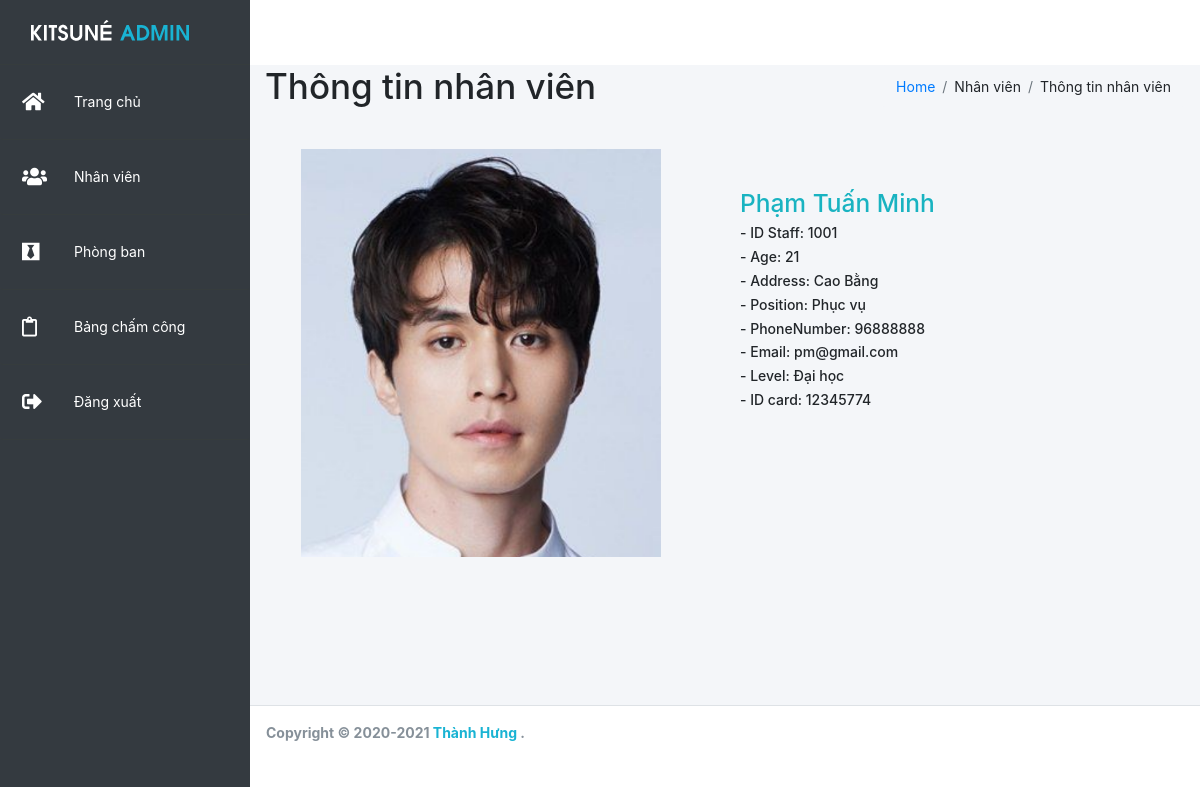
The page /admin/detailStaff.php?id=1001 on the database its author committed.
### tables this page shows
CREATE TABLE `employee` (
  `nv_id` int(50) NOT NULL,
  `nv_image` varchar(50) NOT NULL,
  `nv_fullname` varchar(50) NOT NULL,
  `nv_age` int(50) NOT NULL,
  `nv_numberphone` int(50) NOT NULL,
  `nv_address` varchar(50) NOT NULL,
  `nv_position` int(50) NOT NULL,
  `nv_salary` int(50) NOT NULL,
  `nv_level` varchar(50) NOT NULL,
  `nv_email` varchar(50) NOT NULL,
  `nv_cccd` int(50) NOT NULL,
  `nv_rate` float NOT NULL
);

CREATE TABLE `position` (
  `pos_id` int(50) NOT NULL,
  `pos_name` varchar(50) NOT NULL,
  `pos_sl` int(20) NOT NULL
);

### admin/includes/dbhelp.php (called while the page is built, shortened)
<?php
function executeResult($sql) {
    $conn = mysqli_connect(HOST, USERNAME, PASSWORD, DATABASE);
    $resultset = mysqli_query($conn, $sql);
    $list      = [];
    while ($row = mysqli_fetch_array($resultset, 1)) {
        $list[] = $row;
    }
    return $list;
}
?>

### admin/detailStaff.php (the view, shortened to what this page needs)
<?php
    require_once('./includes/dbhelp.php');
 ?>
<!DOCTYPE html>
<html lang="en">
<head>
    <link rel="stylesheet" href="https://maxcdn.bootstrapcdn.com/bootstrap/4.1.3/css/bootstrap.min.css">
    <link href="https://use.fontawesome.com/releases/v5.0.4/css/all.css" rel="stylesheet">
    <link href="../asset/style.css" rel="stylesheet">
    <link href="../asset/reponsive.css" rel="stylesheet">
</head>
<body>
    <div class="wrapper">
        <div class="header">
            <nav class="navbar navbar-expand navbar-light navbar-white">
                <div class="sidebar">
                    <ul class="nav nav-pills flex-column" >
                        <li class="nav-item">
                            <a href="home.php" class="brand">
                                <img class="brand-img img-circle" src="../asset/img/logo.png" >
                            </a>
                        </li>
                        <li class="nav-item">
                            <a href="home.php" class="nav-link">
                                <span class="icon">
                                    <i class="fas fa-home"></i>
                                </span>
                                <p class="title">Trang chủ</p>
                            </a>
                        </li>
                        <li class="nav-item">
                            <a href="nhanvien.php" class="nav-link">
                                <span class="icon">
                                    <i class="fas fa-users"></i>
                                </span>
                                <p class="title">Nhân viên</p>
                            </a>
                        </li>
                        <li class="nav-item">
                            <a href="phongban.php" class="nav-link">
                                <span class="icon">
                                    <i class="fab fa-black-tie"></i>
                                </span>
                                <p class="title">Phòng ban</p>
                            </a>
                        </li>
                        <li class="nav-item">
                            <a href="chamcong.php" class="nav-link">
                                <span class="icon">
                                    <i class="far fa-clipboard "></i>
                                </span>
                                <p class="title">Bảng chấm công</p>
                            </a>
                        </li>
                        <li class="nav-item">
                            <a href="loginForm.php" class="nav-link">
                                <span class="icon">
                                    <i class="fas fa-sign-out-alt"></i>
                                </span>
                                <p class="title">Đăng xuất</p>
                            </a>
                        </li>
                    </ul>
                </div>
            </nav>
        </div>
        <div class="content-wrapper" style="min-height: 640px;">
            <div class="content-header">
                <div class="container-fluid">
                    <div class="row">
                        <div class="col-sm-6">
                            <h1>Thông tin nhân viên</h1>
                        </div>
                        <div class="col-sm-6">
                            <ol class="breadcrumb float-sm-right">
                                <li class="breadcrumb-item">
                                    <a href="#">Home</a>
                                </li>
                                <li class="breadcrumb-item">Nhân viên</li>
                                <li class="breadcrumb-item">Thông tin nhân viên</li>
                            </ol>
                        </div>
                    </div>
                </div>
            </div>
        <?php
        $id = '';
        if (isset($_GET['id'])) {
            $id          = $_GET['id'];
            $sql         = 'SELECT * FROM employee LEFT JOIN position ON position.pos_id=employee.nv_position where nv_id = '.$id;
            $staffList = executeResult($sql);
        if ($staffList != null && count($staffList) > 0) {
            $st = $staffList[0];
            $s_fullname = $st['nv_fullname'];
            $s_image = $st['nv_image'];
            $s_level = $st['nv_level'];
            $s_position = $st['pos_name'];
            $s_numberphone = $st['nv_numberphone'];
            $s_cccd = $st['nv_cccd'];
            $s_email = $st['nv_email'];
            $s_age      = $st['nv_age'];
            $s_address  = $st['nv_address'];
    } else {
        $id = '';
    }
    }
?>
        <div class="row infoStaff"style = " margin-left: 36px; margin-right: 36px" >
            <div class="col-sm-6" >
                <img src="uploads/<?php echo $s_image ?>" width = "360px" style ="margin-top : 28px" >
            </div>
            <div class="col-sm-6" style ="margin-top : 68px">
                <h3 class="nameStaff" style = "color: #19B3C1">
                    <?php echo $s_fullname ?>
                </h3>
                <h6>
                    - ID Staff: <?php echo $id ?>
                </h6>
                <h6>
                    - Age: <?php echo $s_age ?>
                </h6>
                <h6>
                    - Address: <?php echo $s_address ?>
                </h6>
                <h6>
                    - Position: <?php echo $s_position ?>
                </h6>
                <h6>
                    - PhoneNumber: <?php echo $s_numberphone ?>
                </h6>
                <h6>
                    - Email: <?php echo $s_email ?>
                </h6>
                <h6>
                    - Level: <?php echo $s_level ?>
                </h6>
                <h6>
                    - ID card: <?php echo $s_cccd ?>
                </h6>
                <br></br>
            </div>
        </div>
        </div>
        <footer class="main-footer">
            <strong>
                Copyright © 2020-2021
                <a href="https://www.facebook.com/hwngnaf/" style="text-decoration: none; color: #19B3D3;">Thành Hưng</a>
                .
            </strong>
        </footer>
    </div>
</body>
</html>

### asset/style.css (style rules this page uses)
* { margin: 0; padding: 0; box-sizing: border-box; }
html { font-family: 'Poppins'; font-size: 14px; }
.header { background-color: rgba(255, 255, 255, 0.459); height: 65px; }
img { vertical-align: middle; border-style: none; }
.img-circle { border-radius: 50%; }
.sidebar { position: fixed; background: #343a40; height: 100%; width: 250px; transition: 0.5s; overflow: hidden; top: 0; left: 0; z-index: 10; }
.sidebar ul { top: 0; left: 0; position: absolute; width: 100%; }
.sidebar ul li { position: relative; width: 100%; list-style: none; }
.sidebar .brand { padding: 9px 0px; }
.sidebar ul li a { color: #fff; position: relative; display: flex; width: 100%; text-decoration: none; border-bottom: 1px solid #363c3d ; }
.sidebar ul li a .icon { position: relative; display: block; min-width: 60px; height: 60px; line-height: 60px; font-size: 20px; padding-left: 8px; }
.sidebar ul li a .title { position: relative; display: block; height: 60px; line-height: 60px; white-space: nowrap; text-align: start; margin-bottom: 0px; }
.content-wrapper { background-color: #f4f6f9; min-height: 640px; }
.content-header .breadcrumb { background-color: #f4f6f9; }
.main-footer { bottom: 0; background-color: #fff; border-top: 1px solid #dee2e6; color: #869099; padding: 16px; }

### asset/reponsive.css (style rules this page uses)
@media (min-width: 768px) { .content-wrapper { margin-left: 250px; } }
@media (min-width: 768px) { .main-footer { margin-left: 250px; } }

### rows shown on the page
employee: nv_image (picture), nv_fullname "Phạm Tuấn Minh", nv_age "21", nv_address "Cao Bằng", position.pos_name "Phục vụ", nv_numberphone "96888888", nv_email "pm@gmail.com", nv_level "Đại học", nv_cccd "12345774"

### other values the page prints
$id "1001"
